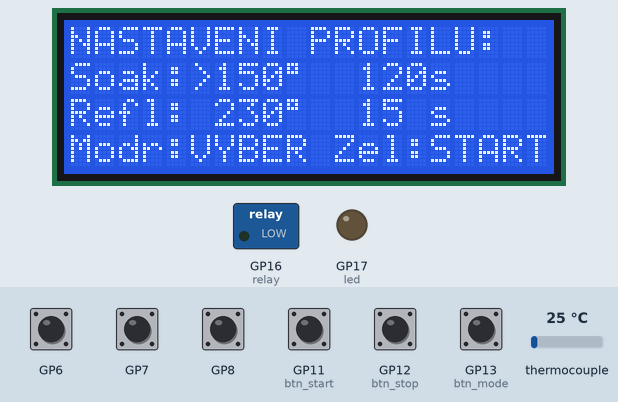
This program was run on a simulated Raspberry Pi Pico running MicroPython. On the bench: 20×4 character LCD, switched loads named in the program (green lamp = pin HIGH), output pins drawn as LEDs (lit = HIGH). The test bench sets the inputs (shaded band); at power-on: GP6–8, GP11 (btn_start), GP12 (btn_stop), GP13 (btn_mode) HIGH, thermocouple 25 °C. Library files of the repository ran but are not shown: pico_i2c_lcd.py; pins used as bus, display or sensor lines are not drawn; what the program prints to the serial console is not drawn.

Above: at 1.2 s.
1.3 s: GP11 (btn_start) pulled LOW for 0.15 s
At 2.9 s:
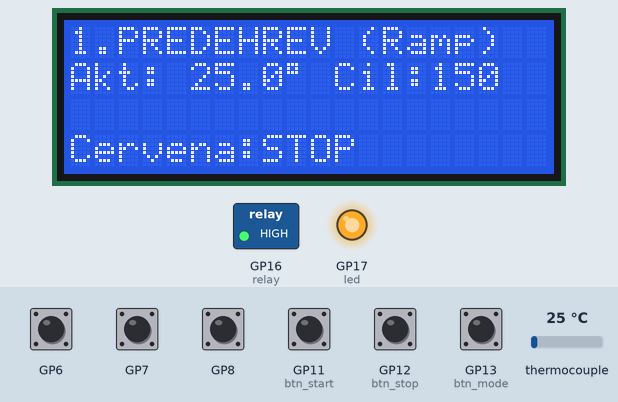
3.5 s: thermocouple set to 150 °C
At 4.8 s:
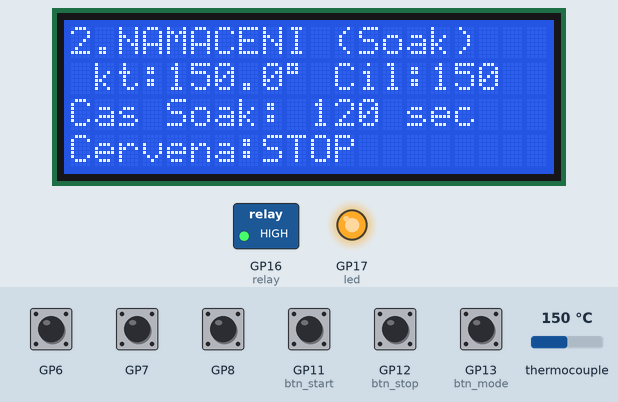
6.6 s: thermocouple set to 153 °C
At 7.8 s:
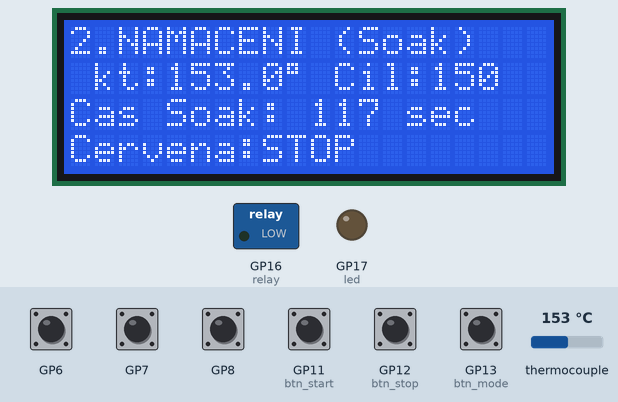
9.7 s: GP12 (btn_stop) pulled LOW for 0.15 s
At 10.9 s:
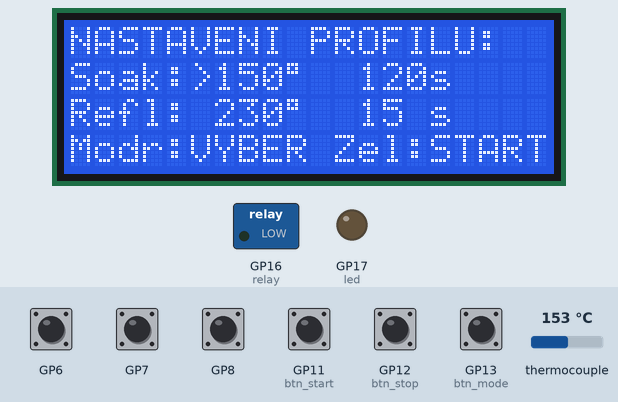
11.3 s: GP13 (btn_mode) pulled LOW for 0.15 s
12.9 s: GP13 (btn_mode) pulled LOW for 1 s
Timing chart, 0 to 15.9 s (numbered marks = the images above; inputs shaded):
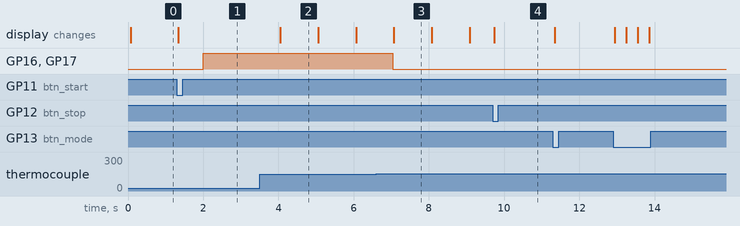

The program:

pec_V16.py
```python
import machine, time
from pico_i2c_lcd import I2cLcd
from max6675 import MAX6675
from rotary import Rotary

# --- 1. DEFINICE PINŮ ---

# Displej (I2C)
I2C_SDA = 0
I2C_SCL = 1

# Senzor (SPI)
TC_SCK = 2
TC_CS  = 3
TC_SO  = 4

# Enkodér
ENC_DT  = 6
ENC_CLK = 7
ENC_SW_DUMMY = 8 # NENÍ ZAPOJEN

# Tlačítka
PIN_BTN_START = 11   # Zelené
PIN_BTN_STOP  = 12   # Červené
PIN_BTN_MODE  = 13   # Modré

# Výstupy (POUZE 1 OKRUH)
PIN_RELAY = 16       # Spíná obě trubice najednou
PIN_LED   = 17       # Signalizace topení

# --- 2. INICIALIZACE HW ---

# Displej
i2c = machine.I2C(0, sda=machine.Pin(I2C_SDA), scl=machine.Pin(I2C_SCL), freq=400000)
try:
    lcd = I2cLcd(i2c, i2c.scan()[0], 4, 20)
except:
    # Nouzovka bez displeje
    led = machine.Pin(25, machine.Pin.OUT)
    while True: led.toggle(); time.sleep(0.1)

# Senzor
spi = machine.SPI(0, baudrate=1000000, sck=machine.Pin(TC_SCK), miso=machine.Pin(TC_SO))
sensor = MAX6675(spi, machine.Pin(TC_CS, machine.Pin.OUT))

# Nastavení výstupů
relay = machine.Pin(PIN_RELAY, machine.Pin.OUT)
led   = machine.Pin(PIN_LED, machine.Pin.OUT)

# Nastavení tlačítek
btn_mode  = machine.Pin(PIN_BTN_MODE, machine.Pin.IN, machine.Pin.PULL_UP)
btn_start = machine.Pin(PIN_BTN_START, machine.Pin.IN, machine.Pin.PULL_UP)
btn_stop  = machine.Pin(PIN_BTN_STOP, machine.Pin.IN, machine.Pin.PULL_UP)

# Proměnné pro odrušení tlačítek
cas_posledniho_stisku_mode = 0
cas_posledniho_stisku_start = 0
cas_posledniho_stisku_stop = 0

# --- 3. PROMĚNNÉ PROCESU ---

# Stavy
ST_SETUP       = 0
ST_PREHEAT     = 1
ST_SOAK        = 2
ST_REFLOW_RAMP = 3
ST_REFLOW_HOLD = 4
ST_COOLING     = 5
ST_DONE        = 6

aktualni_stav = ST_SETUP

# Profil (Výchozí hodnoty)
teplota_soak   = 150
cas_soak       = 120
teplota_reflow = 230
cas_reflow     = 15

# Ostatní
kurzor_nastaveni = 0
aktualni_teplota = 0.0
zacatek_odpoctu = 0
hystereze = 2.0
posledni_kontrola_casu = 0

# --- 4. FUNKCE ---

def zapni_topeni(zapnuto):
    """
    Spíná jedno relé (pro obě trubice) a jednu LED.
    1 = Zapnuto, 0 = Vypnuto
    """
    if zapnuto:
        relay.value(1)
        led.value(1)
    else:
        relay.value(0)
        led.value(0)

# Obsluha enkodéru
def rot_handler(direction):
    global teplota_soak, cas_soak, teplota_reflow, cas_reflow

    if aktualni_stav != ST_SETUP or direction == 0: return

    if kurzor_nastaveni == 0:   # Soak Teplota
        teplota_soak = max(20, min(200, teplota_soak + direction * 5))
    elif kurzor_nastaveni == 1: # Soak Čas
        cas_soak = max(10, min(300, cas_soak + direction * 5))
    elif kurzor_nastaveni == 2: # Reflow Teplota
        teplota_reflow = max(20, min(350, teplota_reflow + direction * 5))
    elif kurzor_nastaveni == 3: # Reflow Čas
        cas_reflow = max(10, min(120, cas_reflow + direction * 5))

rot = Rotary(ENC_DT, ENC_CLK, ENC_SW_DUMMY)
rot.add_handler(rot_handler)

def aktualizuj_displej():
    t_str = f"{aktualni_teplota:>5.1f}"

    if aktualni_stav == ST_SETUP:
        s1 = ">" if kurzor_nastaveni == 0 else " "
        s2 = ">" if kurzor_nastaveni == 1 else " "
        s3 = ">" if kurzor_nastaveni == 2 else " "
        s4 = ">" if kurzor_nastaveni == 3 else " "

        lcd.move_to(0, 0); lcd.putstr("NASTAVENI PROFILU:  ")
        lcd.move_to(0, 1); lcd.putstr(f"Soak:{s1}{teplota_soak:<3}{chr(223)} {s2}{cas_soak:<3}s    ")
        lcd.move_to(0, 2); lcd.putstr(f"Refl:{s3}{teplota_reflow:<3}{chr(223)} {s4}{cas_reflow:<3}s    ")
        lcd.move_to(0, 3); lcd.putstr("Modr:VYBER Zel:START")

    else:
        nazev_faze = ""
        if aktualni_stav == ST_PREHEAT:     nazev_faze = "1.PREDEHREV (Ramp) "
        elif aktualni_stav == ST_SOAK:      nazev_faze = "2.NAMACENI (Soak) "
        elif aktualni_stav == ST_REFLOW_RAMP: nazev_faze = "3.REFLOW (Peak...)  "
        elif aktualni_stav == ST_REFLOW_HOLD: nazev_faze = "4.REFLOW (Hold)      "
        elif aktualni_stav == ST_COOLING:   nazev_faze = "5.CHLAZENI (Cool)    "
        elif aktualni_stav == ST_DONE:      nazev_faze = "!!! HOTOVO !!!      "

        lcd.move_to(0, 0); lcd.putstr(nazev_faze)

        cil = 0
        if aktualni_stav <= ST_SOAK: cil = teplota_soak
        elif aktualni_stav <= ST_REFLOW_HOLD: cil = teplota_reflow

        lcd.move_to(0, 1); lcd.putstr(f"Akt:{t_str}{chr(223)} Cil:{cil:<3}")

        lcd.move_to(0, 2)
        if aktualni_stav == ST_SOAK:
            ubehlo = (time.ticks_diff(time.ticks_ms(), zacatek_odpoctu) // 1000)
            zbyva = max(0, cas_soak - ubehlo)
            lcd.putstr(f"Cas Soak: {zbyva} sec    ")
        elif aktualni_stav == ST_REFLOW_HOLD:
            ubehlo = (time.ticks_diff(time.ticks_ms(), zacatek_odpoctu) // 1000)
            zbyva = max(0, cas_reflow - ubehlo)
            lcd.putstr(f"Cas Refl: {zbyva} sec    ")
        elif aktualni_stav == ST_COOLING:
             lcd.putstr("Neotvirat pec!      ")
        else:
            lcd.putstr("                    ")

        lcd.move_to(0, 3)
        if aktualni_stav == ST_DONE:
             lcd.putstr("Cervene -> RESET    ")
        else:
             lcd.putstr("Cervena:STOP        ")

# Prvotní nastavení - vše vypnout
zapni_topeni(0)
aktualizuj_displej()

# --- 5. HLAVNÍ SMYČKA ---
while True:
    aktualni_cas = time.ticks_ms()

    # 1. STOP TLAČÍTKO
    if btn_stop.value() == 0:
        if time.ticks_diff(aktualni_cas, cas_posledniho_stisku_stop) > 300:
            cas_posledniho_stisku_stop = aktualni_cas
            zapni_topeni(0)
            aktualni_stav = ST_SETUP
            print("STOP TLAČÍTKO STISKNUTO!")
            aktualizuj_displej()

    # 2. MODE TLAČÍTKO
    if aktualni_stav == ST_SETUP:
        if btn_mode.value() == 0:
            if time.ticks_diff(aktualni_cas, cas_posledniho_stisku_mode) > 300:
                cas_posledniho_stisku_mode = aktualni_cas
                kurzor_nastaveni = kurzor_nastaveni + 1
                if kurzor_nastaveni > 3:
                    kurzor_nastaveni = 0
                aktualizuj_displej()

    # 3. START TLAČÍTKO
    if aktualni_stav == ST_SETUP:
        if btn_start.value() == 0:
            if time.ticks_diff(aktualni_cas, cas_posledniho_stisku_start) > 300:
                cas_posledniho_stisku_start = aktualni_cas
                aktualni_stav = ST_PREHEAT
                aktualizuj_displej()

    # --- ŘÍZENÍ TEPLOTY ---
    if time.ticks_diff(aktualni_cas, posledni_kontrola_casu) > 1000:
        posledni_kontrola_casu = aktualni_cas

        hodnota = sensor.read()
        if str(hodnota) != 'nan':
            aktualni_teplota = hodnota

        # LOGIKA PECE
        if aktualni_stav == ST_PREHEAT:
            if aktualni_teplota >= teplota_soak:
                aktualni_stav = ST_SOAK
                zacatek_odpoctu = aktualni_cas
                zapni_topeni(1)
            else:
                zapni_topeni(1)

        elif aktualni_stav == ST_SOAK:
            if aktualni_teplota < (teplota_soak - hystereze):
                zapni_topeni(1)
            elif aktualni_teplota > teplota_soak:
                zapni_topeni(0)

            ubehly_cas = (time.ticks_diff(aktualni_cas, zacatek_odpoctu) // 1000)
            if ubehly_cas >= cas_soak:
                aktualni_stav = ST_REFLOW_RAMP
                zapni_topeni(1)

        elif aktualni_stav == ST_REFLOW_RAMP:
            if aktualni_teplota >= teplota_reflow:
                aktualni_stav = ST_REFLOW_HOLD
                zacatek_odpoctu = aktualni_cas
                zapni_topeni(1)
            else:
                zapni_topeni(1)

        elif aktualni_stav == ST_REFLOW_HOLD:
            if aktualni_teplota < (teplota_reflow - hystereze):
                zapni_topeni(1)
            elif aktualni_teplota > teplota_reflow:
                zapni_topeni(0)

            ubehly_cas = (time.ticks_diff(aktualni_cas, zacatek_odpoctu) // 1000)
            if ubehly_cas >= cas_reflow:
                aktualni_stav = ST_COOLING
                zapni_topeni(0)

        elif aktualni_stav == ST_COOLING:
            zapni_topeni(0)
            if aktualni_teplota < 50:
                aktualni_stav = ST_DONE

        aktualizuj_displej()

    time.sleep(0.01)
```

max6675.py
```python
import time

class MAX6675:
    def __init__(self, spi, cs_pin):
        """
        spi: inicializovaný SPI objekt
        cs_pin: inicializovaný Pin objekt (nastavený jako OUT)
        """
        self.spi = spi
        self.cs = cs_pin
        self.cs.value(1) # Deaktivovat při startu

    def read(self):
        """
        Přečte teplotu. Vrací float (stupně Celsia) nebo None, pokud je chyba.
        """
        self.cs.value(0) # Aktivovat čip (Low)

        # Přečíst 2 byty (16 bitů)
        # MAX6675 nevyžaduje posílání dat, jen čteme
        raw_data = self.spi.read(2)

        self.cs.value(1) # Deaktivovat čip (High)

        if not raw_data or len(raw_data) != 2:
            return None

        # Složení dvou bytů do jednoho čísla
        value = (raw_data[0] << 8) | raw_data[1]

        # Bit D2 (třetí od konce) indikuje, zda je termočlánek odpojený
        if value & 0x04:
            return float('nan') # Termočlánek není připojen (Open Circuit)

        # Data jsou v bitech D14 až D3 (12 bitů)
        # Musíme posunout o 3 bity doprava
        value >>= 3

        # Rozlišení je 0.25 °C
        return value * 0.25
```

rotary.py
```python
from machine import Pin
import time

class Rotary:
    def __init__(self, dt, clk, sw):
        self.dt_pin = Pin(dt, Pin.IN, Pin.PULL_UP)
        self.clk_pin = Pin(clk, Pin.IN, Pin.PULL_UP)
        self.sw_pin = Pin(sw, Pin.IN, Pin.PULL_UP)

        self.val_prev = 0
        self.val_new = 0
        self.last_status = 0
        self.handlers = []
        self.last_button_press = 0

        # Nastavení přerušení (IRQ) pro detekci otáčení
        self.dt_pin.irq(handler=self.rotary_change, trigger=Pin.IRQ_FALLING | Pin.IRQ_RISING)
        self.clk_pin.irq(handler=self.rotary_change, trigger=Pin.IRQ_FALLING | Pin.IRQ_RISING)
        # Přerušení pro tlačítko
        self.sw_pin.irq(handler=self.button_press, trigger=Pin.IRQ_FALLING)

    def rotary_change(self, pin):
        val_new = self.clk_pin.value()
        val_dt = self.dt_pin.value()
        status = (val_new << 1) | val_dt

        # Detekce směru
        if self.last_status != status:
            if (self.last_status == 3) and (status == 2):
                self.call_handlers(1) # Vpravo
            elif (self.last_status == 3) and (status == 1):
                self.call_handlers(-1) # Vlevo
            self.last_status = status

    def button_press(self, pin):
        # Debouncing (ošetření zákmytů tlačítka) - min 250ms mezi stisky
        now = time.ticks_ms()
        if time.ticks_diff(now, self.last_button_press) > 250:
            self.last_button_press = now
            self.call_handlers(0) # 0 = Tlačítko stisknuto

    def add_handler(self, handler):
        self.handlers.append(handler)

    def call_handlers(self, direction):
        for handler in self.handlers:
            handler(direction)
```

Measured:
- the behaviour switches between 150 and 151 °C on thermocouple (found by bisection; images 2 and 3)
- after the input at 1.3 s, GP16 (relay), GP17 (led): LOW → HIGH after 0.71 s; the display: changes at once (image 1)
- after the input at 3.5 s, the display: changes after 0.55 s (image 2)
- after the input at 6.6 s, GP16 (relay), GP17 (led): HIGH → LOW after 0.44 s
- after the input at 9.7 s, the display: changes at once (image 4)
- what the display in image 2 shows lasts 1.0 s, from 4.1 s to 5.1 s
